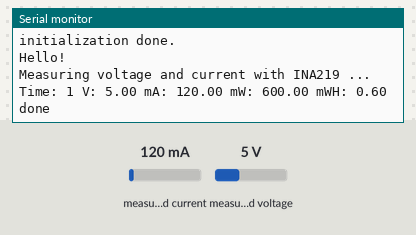
This sketch was run on a simulated Arduino Uno, built with avr-gcc and run on an emulated ATmega328P. On the bench: the last lines printed to the serial monitor. The inputs (shaded band) are chosen by the test bench; at power-on: measured current 120 mA, measured voltage 5 V. Storage starts empty.

Above: at 1.2 s.
1.3 s: measured current set to 40 mA
At 4.3 s:
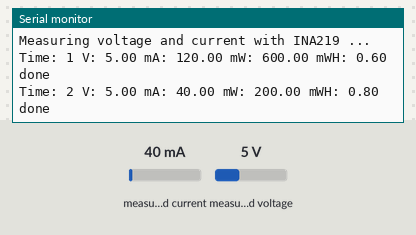
4.5 s: measured voltage set to 0.3 V
At 7.6 s:
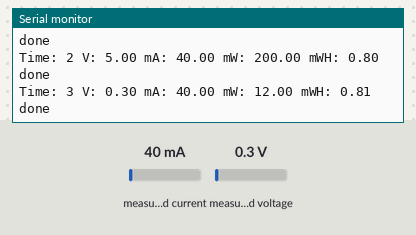
7.7 s: measured current set to 500 mA
10.9 s: measured voltage set to 11.2 V
At 12.3 s:
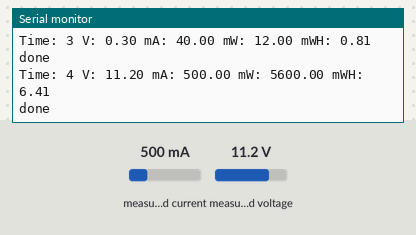
Timing chart, 0 to 13.9 s (numbered marks = the images above; inputs shaded):
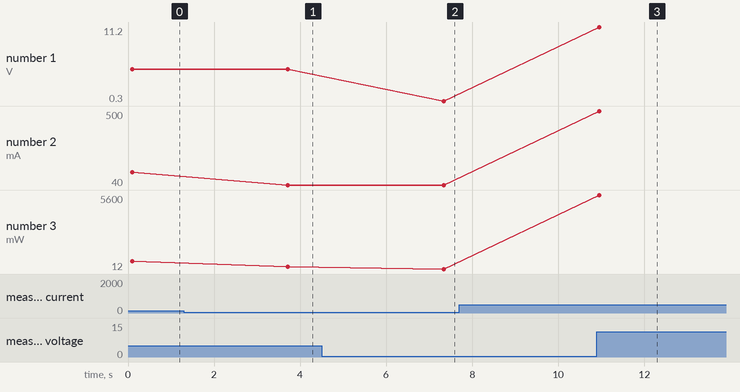

The sketch:

sd_card.ino
```cpp
#include <SPI.h>
#include <SD.h>
uint32_t tmr1 = 0;
uint32_t tmr2 = 0;
int voltage;
int current;
File myFile;
#include <Wire.h>
#include <Adafruit_INA219.h>

Adafruit_INA219 ina219;
  float shuntvoltage = 0;
  float busvoltage = 0;
  float current_mA = 0;
  float loadvoltage = 0;
  float power_mW = 0;
  float energy_mWh = 0;
void setup() {
// Open serial communications and wait for port to open:
Serial.begin(9600);
if (!SD.begin(10)) {
Serial.println("initialization failed!");
while (1);
}
Serial.println("initialization done.");
// open the file. note that only one file can be open at a time,
// so you have to close this one before opening another.

  uint32_t currentFrequency;

  Serial.println("Hello!");

  // Initialize the INA219.
  // By default the initialization will use the largest range (32V, 2A).  However
  // you can call a setCalibration function to change this range (see comments).
  if (! ina219.begin()) {
    Serial.println("Failed to find INA219 chip");
    while (1) { delay(10); }
  }
  // To use a slightly lower 32V, 1A range (higher precision on amps):
  //ina219.setCalibration_32V_1A();
  // Or to use a lower 16V, 400mA range (higher precision on volts and amps):
  //ina219.setCalibration_16V_400mA();

  Serial.println("Measuring voltage and current with INA219 ...");

}
void loop() {

    tmr1 = millis();
    tmr2++;
myFile = SD.open("test.txt", FILE_WRITE);
if (myFile) {
   shuntvoltage = ina219.getShuntVoltage_mV();
  busvoltage = ina219.getBusVoltage_V();
  current_mA = ina219.getCurrent_mA();
  power_mW = ina219.getPower_mW();
  loadvoltage = busvoltage + (shuntvoltage / 1000);
  energy_mWh = energy_mWh + (power_mW*0.001);

myFile.print("Time: ");
myFile.print(tmr2);
myFile.print(" V: ");
myFile.print(busvoltage);
myFile.print(" mA: ");
myFile.print(current_mA);
myFile.print(" mW: ");
myFile.print(power_mW);
myFile.print(" mWH: ");
myFile.println(energy_mWh);

myFile.close();
Serial.print("Time: ");
Serial.print(tmr2);

Serial.print(" V: ");
Serial.print(busvoltage);
Serial.print(" mA: ");
Serial.print(current_mA);
Serial.print(" mW: ");
Serial.print(power_mW);
Serial.print(" mWH: ");
Serial.println(energy_mWh);


Serial.println("done");
}
delay(3600);
}
```

Measured:
- after the input at 1.3 s, the serial monitor: prints a new line after 2.4 s (image 1)
- after the input at 4.5 s, the serial monitor: prints a new line after 2.8 s (image 2)
- after the input at 10.9 s, the serial monitor: prints a new line after 0.06 s (image 3)
- plotted number 1: 5 → 0.3 after the input at 4.5 s, 0.3 → 11.2 after the input at 10.9 s
- plotted number 2: 120 → 40 after the input at 1.3 s
- plotted number 3: 600 → 200 after the input at 1.3 s, 200 → 12 after the input at 4.5 s, 12 → 5600 after the input at 10.9 s
